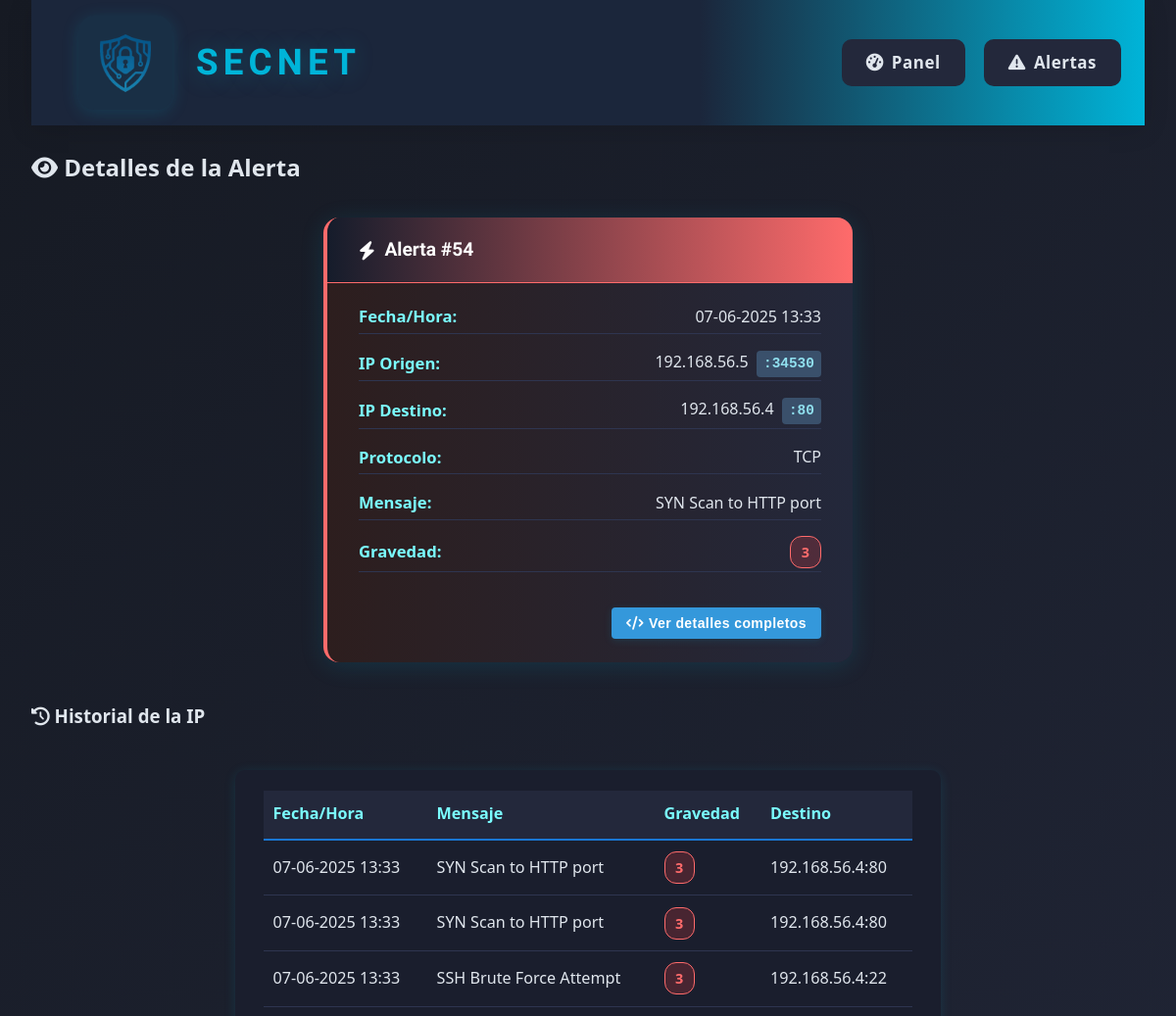
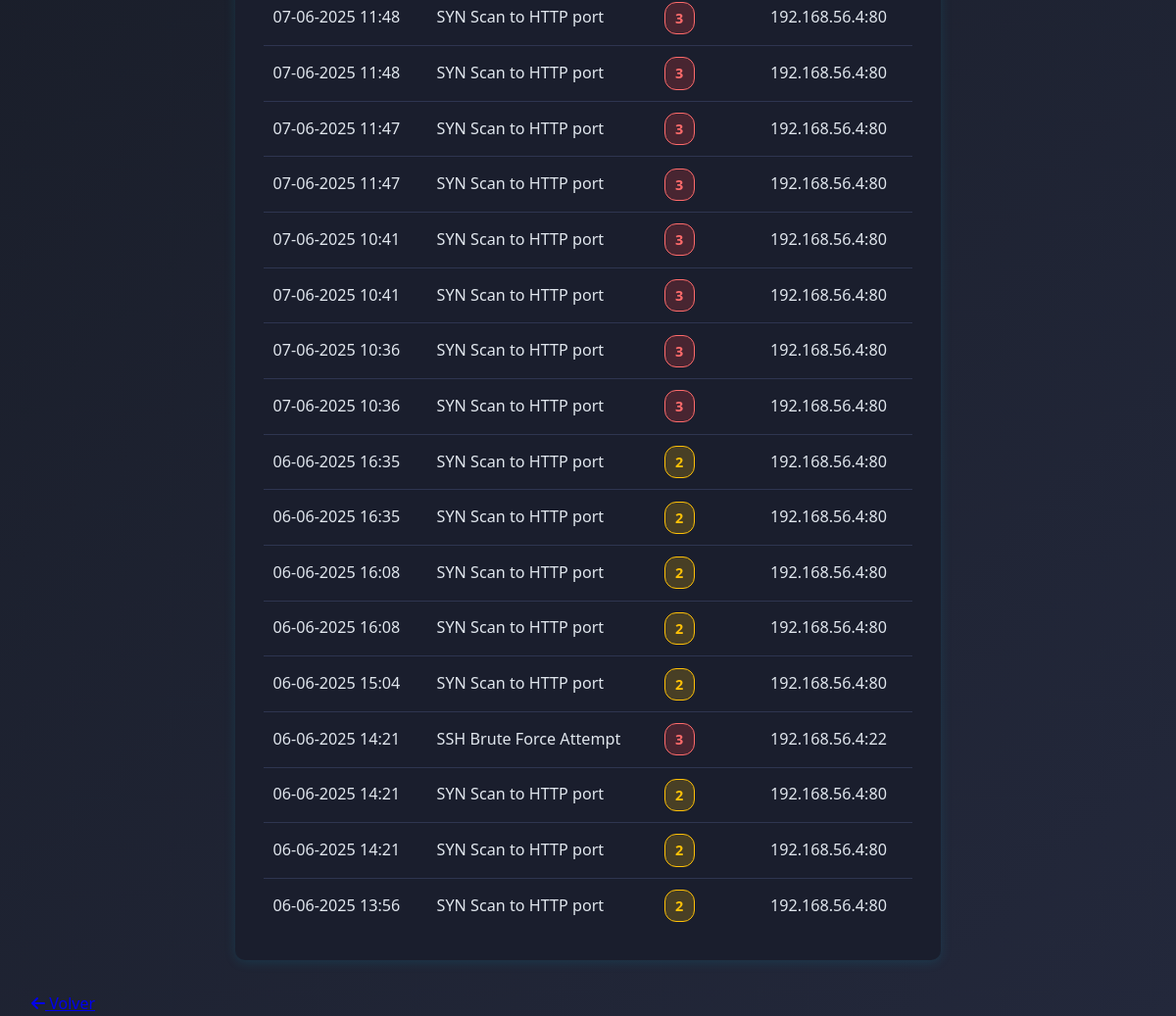
/web-interface/alert-details.php?id=54, run on the app's committed database (2 pictures, top to bottom).
### tables this page shows
CREATE TABLE alerts (
        id INTEGER PRIMARY KEY AUTOINCREMENT,
        timestamp TEXT,
        source_ip TEXT,
        source_port TEXT,
        destination_ip TEXT,
        dest_port TEXT,
        alert_message TEXT,
        severity INTEGER,
        protocol TEXT,
        action_taken TEXT,
        raw_data TEXT
    );

### web-interface/alert-details.php (the view, shortened to what this page needs)
<?php
$id = intval($_GET['id']);
$db = new SQLite3('/var/www/html/database/alerts.db');
$stmt = $db->prepare('SELECT * FROM alerts WHERE id = :id');
$stmt->bindValue(':id', $id, SQLITE3_INTEGER);
$result = $stmt->execute();
$alert = $result->fetchArray(SQLITE3_ASSOC);
$source_ip = $alert['source_ip'];
$history = [];
if ($source_ip) {
    $hist_stmt = $db->prepare('SELECT * FROM alerts WHERE source_ip = :source_ip ORDER BY timestamp DESC LIMIT 20');
    $hist_stmt->bindValue(':source_ip', $source_ip, SQLITE3_TEXT);
    $hist_result = $hist_stmt->execute();
    while ($row = $hist_result->fetchArray(SQLITE3_ASSOC)) {
        $history[] = $row;
    }
}
?>
<!DOCTYPE html>
<html lang="es">
<head>
    <link rel="stylesheet" href="css/style.css">
    <link rel="stylesheet" href="https://cdnjs.cloudflare.com/ajax/libs/font-awesome/6.4.0/css/all.min.css">
</head>
<body>
    <div class="container">
        <header>
            <div class="logo-container">
                <a href="index.php" style="display:flex;align-items:center;text-decoration:none;">
                    <img src="assets/logo.png" alt="Logo">
                    <h1 class="secnet-title">SecNet</h1>
                </a>
            </div>
            <nav>
                <ul>
                    <li><a href="index.php"><i class="fas fa-tachometer-alt"></i> Panel</a></li>
                    <li><a href="alerts.php"><i class="fas fa-exclamation-triangle"></i> Alertas</a></li>
                </ul>
            </nav>
        </header>
        <main>
            <h2><i class="fas fa-eye"></i> Detalles de la Alerta</h2>
            <section class="alert-card severity-<?= (int)$alert['severity'] ?>">
                <div class="alert-card-header">
                    <i class="fas fa-bolt"></i> Alerta #<?= htmlspecialchars($alert['id']) ?>
                </div>
                <div class="alert-card-body">
                    <div class="alert-detail-row"><span class="alert-detail-label">Fecha/Hora:</span><span><?php
    $date = new DateTime($alert['timestamp'], new DateTimeZone('UTC'));
    $date->setTimezone(new DateTimeZone('Europe/Madrid'));
    echo $date->format('d-m-Y H:i');
?></span></div>
                    <div class="alert-detail-row">
                        <span class="alert-detail-label">IP Origen:</span>
                        <span>
                            <?= htmlspecialchars($alert['source_ip']) ?>
                            <?php if (!empty($alert['source_port'])): ?>
                                <span class="port-badge">:<?= htmlspecialchars($alert['source_port']) ?></span>
                            <?php endif; ?>
                        </span>
                    </div>
                    <div class="alert-detail-row">
                        <span class="alert-detail-label">IP Destino:</span>
                        <span>
                            <?= htmlspecialchars($alert['destination_ip']) ?>
                            <?php if (!empty($alert['dest_port'])): ?>
                                <span class="port-badge">:<?= htmlspecialchars($alert['dest_port']) ?></span>
                            <?php endif; ?>
                        </span>
                    </div>
                    <div class="alert-detail-row"><span class="alert-detail-label">Protocolo:</span><span><?= htmlspecialchars($alert['protocol']) ?></span></div>
                    <div class="alert-detail-row"><span class="alert-detail-label">Mensaje:</span><span><?= htmlspecialchars($alert['alert_message']) ?></span></div>
                    <div class="alert-detail-row"><span class="alert-detail-label">Gravedad:</span><span class="gravedad-badge gravedad-<?= (int)$alert['severity'] ?>"><?= htmlspecialchars($alert['severity']) ?></span></div>
                    <div class="alert-actions">
                        <button id="showJsonBtn" class="action-btn primary">
                            <i class="fas fa-code"></i> Ver detalles completos
                        </button>
                    </div>
                </div>
            </section>
            <h3><i class="fas fa-history"></i> Historial de la IP</h3>
            <section class="alert-history-box">
                <table class="alert-history-table">
                    <thead>
                        <tr>
                            <th>Fecha/Hora</th>
                            <th>Mensaje</th>
                            <th>Gravedad</th>
                            <th>Destino</th>
                        </tr>
                    </thead>
                    <tbody>
                    <?php foreach ($history as $h): ?>
                        <tr>
                            <td><?php
    $date = new DateTime($h['timestamp'], new DateTimeZone('UTC'));
    $date->setTimezone(new DateTimeZone('Europe/Madrid'));
    echo $date->format('d-m-Y H:i');
?></td>
                            <td><?= htmlspecialchars($h['alert_message']) ?></td>
                            <td><span class="gravedad-badge gravedad-<?= (int)$h['severity'] ?>"><?= htmlspecialchars($h['severity']) ?></span></td>
                            <td><?= htmlspecialchars($h['destination_ip']) ?><?= !empty($h['dest_port']) ? ':' . htmlspecialchars($h['dest_port']) : '' ?></td>
                        </tr>
                    <?php endforeach; ?>
                    </tbody>
                </table>
            </section>
            <a href="index.php" class="btn"><i class="fas fa-arrow-left"></i> Volver</a>
        </main>
    </div>
</body>
</html>

### web-interface/alert-details.php (style rules this page uses)
.action-btn { padding: 8px 15px; border: none; border-radius: 4px; cursor: pointer; font-size: 14px; display: inline-flex; align-items: center; gap: 5px; transition: background-color 0.2s; }
.action-btn.primary { background-color: #3498db; color: white; }
.alert-actions { margin-top: 20px; display: flex; gap: 10px; justify-content: flex-end; }

### data on the page
alerts: id "54", timestamp "07-06-2025 13:33", source_ip "192.168.56.5", source_port "34530", destination_ip "192.168.56.4", dest_port "80", protocol "TCP", alert_message "SYN Scan to HTTP port", severity "3"
alerts: timestamp "07-06-2025 13:33", alert_message "SYN Scan to HTTP port", severity "3", destination_ip "192.168.56.4", dest_port "80"
alerts: timestamp "07-06-2025 13:33", alert_message "SSH Brute Force Attempt", severity "3", destination_ip "192.168.56.4", dest_port "22"
alerts: timestamp "07-06-2025 11:48", alert_message "SYN Scan to HTTP port", severity "3", destination_ip "192.168.56.4", dest_port "80"
alerts: timestamp "07-06-2025 11:48", alert_message "SYN Scan to HTTP port", severity "3", destination_ip "192.168.56.4", dest_port "80"
alerts: timestamp "07-06-2025 11:47", alert_message "SYN Scan to HTTP port", severity "3", destination_ip "192.168.56.4", dest_port "80"
alerts: timestamp "07-06-2025 11:47", alert_message "SYN Scan to HTTP port", severity "3", destination_ip "192.168.56.4", dest_port "80"
alerts: timestamp "07-06-2025 10:41", alert_message "SYN Scan to HTTP port", severity "3", destination_ip "192.168.56.4", dest_port "80"
alerts: timestamp "07-06-2025 10:41", alert_message "SYN Scan to HTTP port", severity "3", destination_ip "192.168.56.4", dest_port "80"
alerts: timestamp "07-06-2025 10:36", alert_message "SYN Scan to HTTP port", severity "3", destination_ip "192.168.56.4", dest_port "80"
alerts: timestamp "07-06-2025 10:36", alert_message "SYN Scan to HTTP port", severity "3", destination_ip "192.168.56.4", dest_port "80"
alerts: timestamp "06-06-2025 16:35", alert_message "SYN Scan to HTTP port", severity "2", destination_ip "192.168.56.4", dest_port "80"
alerts: timestamp "06-06-2025 16:35", alert_message "SYN Scan to HTTP port", severity "2", destination_ip "192.168.56.4", dest_port "80"
alerts: timestamp "06-06-2025 16:08", alert_message "SYN Scan to HTTP port", severity "2", destination_ip "192.168.56.4", dest_port "80"
alerts: timestamp "06-06-2025 16:08", alert_message "SYN Scan to HTTP port", severity "2", destination_ip "192.168.56.4", dest_port "80"
alerts: timestamp "06-06-2025 15:04", alert_message "SYN Scan to HTTP port", severity "2", destination_ip "192.168.56.4", dest_port "80"
alerts: timestamp "06-06-2025 14:21", alert_message "SSH Brute Force Attempt", severity "3", destination_ip "192.168.56.4", dest_port "22"
alerts: timestamp "06-06-2025 14:21", alert_message "SYN Scan to HTTP port", severity "2", destination_ip "192.168.56.4", dest_port "80"
alerts: timestamp "06-06-2025 14:21", alert_message "SYN Scan to HTTP port", severity "2", destination_ip "192.168.56.4", dest_port "80"
alerts: timestamp "06-06-2025 13:56", alert_message "SYN Scan to HTTP port", severity "2", destination_ip "192.168.56.4", dest_port "80"
